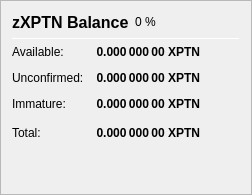
                   <widget class="QFrame" name="frame_ZerocoinBalances">
                    <property name="frameShape">
                     <enum>QFrame::StyledPanel</enum>
                    </property>
                    <property name="frameShadow">
                     <enum>QFrame::Raised</enum>
                    </property>
                    <layout class="QVBoxLayout" name="verticalLayout_7">
                     <item>
                      <layout class="QHBoxLayout" name="horizontalLayout_8" stretch="0,0,0">
                       <item>
                        <widget class="QLabel" name="label_5z_3">
                         <property name="minimumSize">
                          <size>
                           <width>0</width>
                           <height>20</height>
                          </size>
                         </property>
                         <property name="font">
                          <font>
                           <pointsize>12</pointsize>
                           <weight>75</weight>
                           <bold>true</bold>
                          </font>
                         </property>
                         <property name="text">
                          <string>zXPTN Balance</string>
                         </property>
                        </widget>
                       </item>
                       <item>
                        <widget class="QLabel" name="labelzXPTNPercent">
                         <property name="text">
                          <string notr="true">0 %</string>
                         </property>
                        </widget>
                       </item>
                       <item>
                        <spacer name="horizontalSpacer_11">
                         <property name="orientation">
                          <enum>Qt::Horizontal</enum>
                         </property>
                         <property name="sizeHint" stdset="0">
                          <size>
                           <width>40</width>
                           <height>20</height>
                          </size>
                         </property>
                        </spacer>
                       </item>
                      </layout>
                     </item>
                     <item>
                      <widget class="Line" name="line_ZerocoinBalance">
                       <property name="minimumSize">
                        <size>
                         <width>0</width>
                         <height>1</height>
                        </size>
                       </property>
                       <property name="maximumSize">
                        <size>
                         <width>16777215</width>
                         <height>1</height>
                        </size>
                       </property>
                       <property name="orientation">
                        <enum>Qt::Horizontal</enum>
                       </property>
                      </widget>
                     </item>
                     <item>
                      <layout class="QGridLayout" name="gridLayout_5">
                       <property name="spacing">
                        <number>12</number>
                       </property>
                       <item row="1" column="0">
                        <widget class="QLabel" name="labelzBalanceMatureText">
                         <property name="toolTip">
                          <string>Mature: more than 20 confirmation and more than 1 mint of the same denomination after it was minted.
These zXPTN are spendable.</string>
                         </property>
                         <property name="text">
                          <string>Available:</string>
                         </property>
                        </widget>
                       </item>
                       <item row="1" column="1">
                        <widget class="QLabel" name="labelzBalanceMature">
                         <property name="font">
                          <font>
                           <weight>75</weight>
                           <bold>true</bold>
                          </font>
                         </property>
                         <property name="toolTip">
                          <string>Mature: more than 20 confirmation and more than 1 mint of the same denomination after it was minted.
These zXPTN are spendable.</string>
                         </property>
                         <property name="text">
                          <string notr="true">0.000 000 00 XPTN</string>
                         </property>
                         <property name="alignment">
                          <set>Qt::AlignRight|Qt::AlignTrailing|Qt::AlignVCenter</set>
                         </property>
                        </widget>
                       </item>
                       <item row="2" column="0">
                        <widget class="QLabel" name="labelzBalanceUnconfirmedText">
                         <property name="toolTip">
                          <string>Unconfirmed: less than 20 confirmations
Immature: confirmed, but less than 1 mint of the same denomination after it was minted</string>
                         </property>
                         <property name="text">
                          <string>Unconfirmed:</string>
                         </property>
                        </widget>
                       </item>
                       <item row="2" column="1">
                        <widget class="QLabel" name="labelzBalanceUnconfirmed">
                         <property name="font">
                          <font>
                           <weight>75</weight>
                           <bold>true</bold>
                          </font>
                         </property>
                         <property name="toolTip">
                          <string>Unconfirmed: less than 20 confirmations
Immature: confirmed, but less than 1 mint of the same denomination after it was minted</string>
                         </property>
                         <property name="text">
                          <string notr="true">0.000 000 00 XPTN</string>
                         </property>
                         <property name="alignment">
                          <set>Qt::AlignRight|Qt::AlignTrailing|Qt::AlignVCenter</set>
                         </property>
                        </widget>
                       </item>
                       <item row="3" column="0">
                        <widget class="QLabel" name="labelzBalanceImmatureText">
                         <property name="toolTip">
                          <string>Unconfirmed: less than 20 confirmations
Immature: confirmed, but less than 1 mint of the same denomination after it was minted</string>
                         </property>
                         <property name="text">
                          <string>Immature:</string>
                         </property>
                        </widget>
                       </item>
                       <item row="3" column="1">
                        <widget class="QLabel" name="labelzBalanceImmature">
                         <property name="font">
                          <font>
                           <weight>75</weight>
                           <bold>true</bold>
                          </font>
                         </property>
                         <property name="toolTip">
                          <string>Unconfirmed: less than 20 confirmations
Immature: confirmed, but less than 1 mint of the same denomination after it was minted</string>
                         </property>
                         <property name="text">
                          <string notr="true">0.000 000 00 XPTN</string>
                         </property>
                         <property name="alignment">
                          <set>Qt::AlignRight|Qt::AlignTrailing|Qt::AlignVCenter</set>
                         </property>
                        </widget>
                       </item>
                       <item row="4" column="0">
                        <widget class="QLabel" name="labelzBalanceText">
                         <property name="toolTip">
                          <string>Your current zXPTN balance, unconfirmed and immature zXPTN included.</string>
                         </property>
                         <property name="text">
                          <string>Total:</string>
                         </property>
                        </widget>
                       </item>
                       <item row="4" column="1">
                        <widget class="QLabel" name="labelzBalance">
                         <property name="font">
                          <font>
                           <weight>75</weight>
                           <bold>true</bold>
                          </font>
                         </property>
                         <property name="cursor">
                          <cursorShape>IBeamCursor</cursorShape>
                         </property>
                         <property name="toolTip">
                          <string>Your current zXPTN balance, unconfirmed and immature zXPTN included.</string>
                         </property>
                         <property name="text">
                          <string notr="true">0.000 000 00 XPTN</string>
                         </property>
                         <property name="alignment">
                          <set>Qt::AlignRight|Qt::AlignTrailing|Qt::AlignVCenter</set>
                         </property>
                         <property name="textInteractionFlags">
                          <set>Qt::LinksAccessibleByMouse|Qt::TextSelectableByKeyboard|Qt::TextSelectableByMouse</set>
                         </property>
                        </widget>
                       </item>
                       <item row="4" column="2">
                        <spacer name="horizontalSpacer_4">
                         <property name="orientation">
                          <enum>Qt::Horizontal</enum>
                         </property>
                         <property name="sizeHint" stdset="0">
                          <size>
                           <width>40</width>
                           <height>20</height>
                          </size>
                         </property>
                        </spacer>
                       </item>
                      </layout>
                     </item>
                     <item>
                      <spacer name="verticalSpacer_4">
                       <property name="orientation">
                        <enum>Qt::Vertical</enum>
                       </property>
                       <property name="sizeHint" stdset="0">
                        <size>
                         <width>20</width>
                         <height>40</height>
                        </size>
                       </property>
                      </spacer>
                     </item>
                    </layout>
                   </widget>
